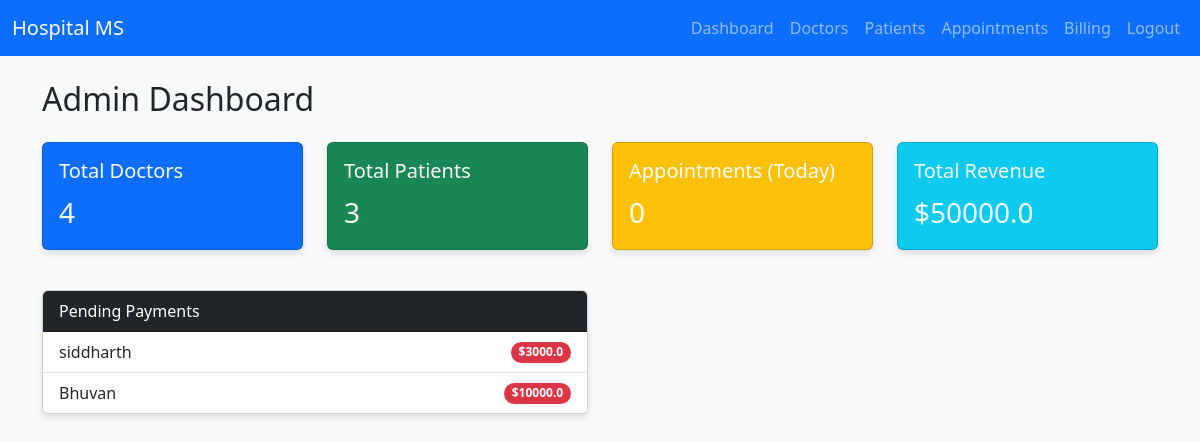
The app's page /admin/dashboard (signed in) with its own data.
### models.py (models this page shows)
class Billing(db.Model):
    id = db.Column(db.Integer, primary_key=True)
    patient_id = db.Column(db.Integer, db.ForeignKey('patient.id'), nullable=False)
    amount = db.Column(db.Float, nullable=False)
    status = db.Column(db.String(20), default='Pending') # Pending, Paid
    date = db.Column(db.String(20), nullable=False)

class Patient(db.Model):
    id = db.Column(db.Integer, primary_key=True)
    name = db.Column(db.String(100), nullable=False)
    age = db.Column(db.Integer, nullable=False)
    gender = db.Column(db.String(10), nullable=False)
    phone = db.Column(db.String(20), nullable=False)
    username = db.Column(db.String(80), unique=True, nullable=False)
    password = db.Column(db.String(200), nullable=False)
    appointments = db.relationship('Appointment', backref='patient', lazy=True)
    prescriptions = db.relationship('Prescription', backref='patient', lazy=True)
    bills = db.relationship('Billing', backref='patient', lazy=True)

### app.py (the view)
@app.route('/admin/dashboard')
def dashboard_admin():
    auth = check_auth('admin')
    if auth: return auth
    total_doctors = Doctor.query.count()
    total_patients = Patient.query.count()
    today = datetime.now().strftime('%Y-%m-%d')
    total_appointments = Appointment.query.filter_by(date=today).count()
    paid_bills = Billing.query.filter_by(status='Paid').all()
    total_revenue = sum(b.amount for b in paid_bills)
    pending_bills = Billing.query.filter_by(status='Pending').all()
    return render_template('dashboard_admin.html',
                           total_doctors=total_doctors,
                           total_patients=total_patients,
                           total_appointments=total_appointments,
                           total_revenue=total_revenue,
                           pending_bills=pending_bills)

### app.py (called while the page is built)
def check_auth(role):
    if 'role' not in session or session['role'] != role:
        flash("Unauthorized access. Please login first.", "danger")
        if role == 'admin': return redirect(url_for('login_admin'))
        if role == 'doctor': return redirect(url_for('login_doctor'))
        if role == 'patient': return redirect(url_for('login_patient'))
    return None

### templates/dashboard_admin.html (shortened to what this page needs)
{% extends 'base.html' %}
{% block content %}
<div class="row mt-4">
    <h2>Admin Dashboard</h2>
    <div class="col-md-3 mt-3">
        <div class="card text-white bg-primary mb-3">
            <div class="card-body">
                <h5 class="card-title">Total Doctors</h5>
                <p class="card-text fs-3">{{ total_doctors }}</p>
            </div>
        </div>
    </div>
    <div class="col-md-3 mt-3">
        <div class="card text-white bg-success mb-3">
            <div class="card-body">
                <h5 class="card-title">Total Patients</h5>
                <p class="card-text fs-3">{{ total_patients }}</p>
            </div>
        </div>
    </div>
    <div class="col-md-3 mt-3">
        <div class="card text-white bg-warning mb-3">
            <div class="card-body">
                <h5 class="card-title">Appointments (Today)</h5>
                <p class="card-text fs-3">{{ total_appointments }}</p>
            </div>
        </div>
    </div>
    <div class="col-md-3 mt-3">
        <div class="card text-white bg-info mb-3">
            <div class="card-body">
                <h5 class="card-title">Total Revenue</h5>
                <p class="card-text fs-3">${{ total_revenue }}</p>
            </div>
        </div>
    </div>
</div>
<div class="row mt-4">
    <div class="col-md-6">
        <div class="card">
            <div class="card-header bg-dark text-white">Pending Payments</div>
            <ul class="list-group list-group-flush">
                {% for bill in pending_bills %}
                <li class="list-group-item d-flex justify-content-between align-items-center">
                    {{ bill.patient.name }}
                    <span class="badge bg-danger rounded-pill">${{ bill.amount }}</span>
                </li>
                {% else %}
                <li class="list-group-item">No pending payments.</li>
                {% endfor %}
            </ul>
        </div>
    </div>
</div>
{% endblock %}

### templates/base.html (style rules this page uses)
body { background-color: #f8f9fa; }
.card { box-shadow: 0 4px 6px rgba(0,0,0,0.1); }

### records on screen
Billing: patient.name "siddharth", amount "3000.0"
Billing: patient.name "Bhuvan", amount "10000.0"

### other values on screen
{{ total_doctors }} "4"
{{ total_patients }} "3"
{{ total_appointments }} "0"
{{ total_revenue }} "50000.0"
